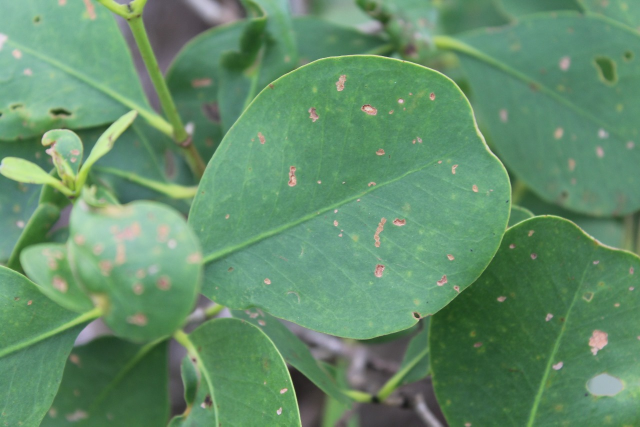
#> input picture uploaded_image.png, 1280 x 853 px (shown at 1/2 size)
$ python -i ekstraksiBentuk.py   (imports and definitions only)   (older library calls are emulated)
#> lines starting #> are read from the running program, lines starting #| are printed output that depends on the picture; after the words box and inside, x2 and y2 are one past the last pixel; in counts of white or black regions, pixels touching at a corner belong together
#> further down, picture is the input picture: shape (853, 1280, 3); mean B, G, R 106.1, 141.9, 98.6
import cv2
import numpy as np
from skimage import exposure
import os
from scipy.spatial import distance

def ekstrakBentuk(image):
    # Load the image in grayscale
    resized_image = cv2.resize(image, (512, 512))  # Resize the image to 512x512
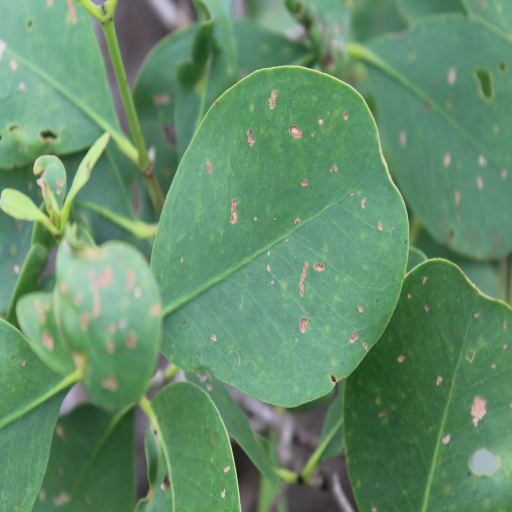
#> resized_image: shape (512, 512, 3); mean B, G, R 106, 141.7, 98.5
    imageGray = cv2.cvtColor(resized_image, cv2.COLOR_BGR2GRAY)
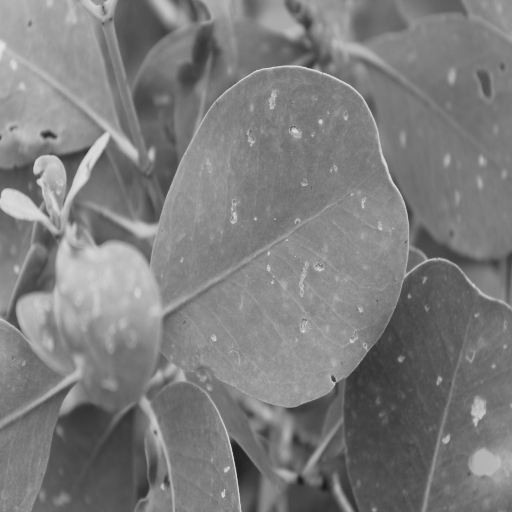
#> imageGray: shape (512, 512); min 27, max 228, mean 124.7


    # Apply Gaussian Blur to reduce noise
    blurred_image = cv2.GaussianBlur(imageGray, (5, 5), 0)

    # Apply histogram equalization to improve contrast
    equalized_image = exposure.equalize_hist(blurred_image)
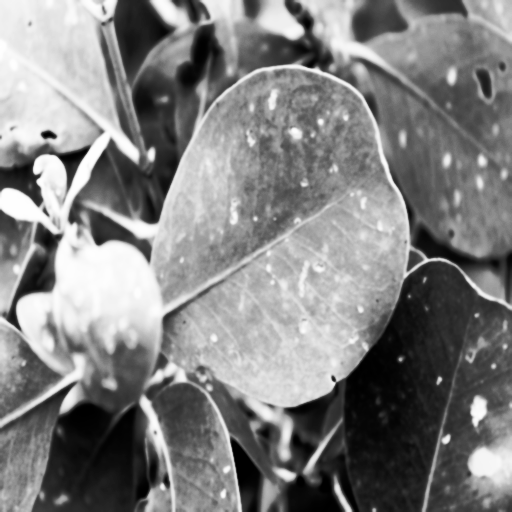
#> equalized_image: shape (512, 512) float64; min 1.14e-05, max 1, mean 0.505
    equalized_image = (equalized_image * 255).astype(np.uint8)

    # Apply Sobel operator to detect edges
    sobel_x = cv2.Sobel(equalized_image, cv2.CV_64F, 1, 0, ksize=5)
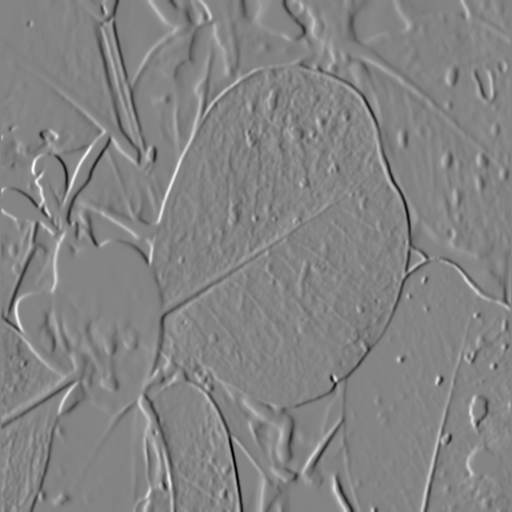
#> sobel_x: shape (512, 512) float64; min -10382, max 9644, mean -11.7; drawn with min black and max white
    sobel_y = cv2.Sobel(equalized_image, cv2.CV_64F, 0, 1, ksize=5)
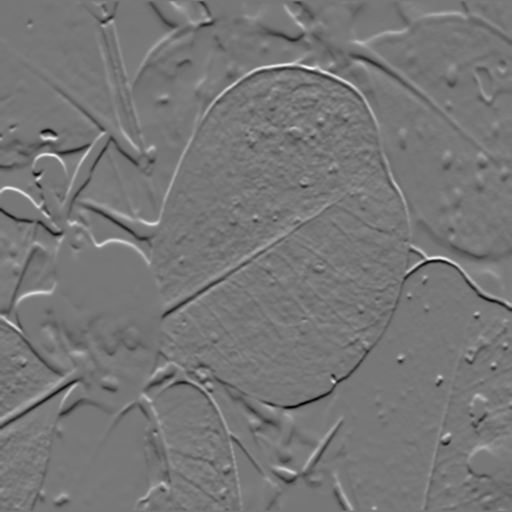
#> sobel_y: shape (512, 512) float64; min -8612, max 9767, mean -21.3; drawn with min black and max white
    sobel = np.hypot(sobel_x, sobel_y)
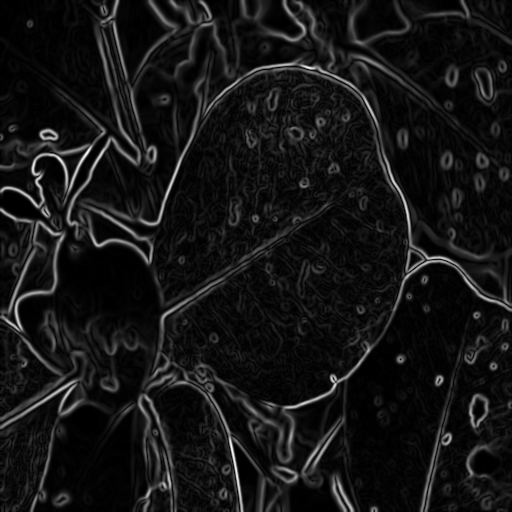
#> sobel: shape (512, 512) float64; min 0, max 10921.6, mean 909.5; drawn with min black and max white
    sobel = np.uint8(sobel / np.max(sobel) * 255)

    # Find contours in the Sobel image
    contours, _ = cv2.findContours(sobel, cv2.RETR_EXTERNAL, cv2.CHAIN_APPROX_SIMPLE)
#> contours = 2 contours, 1 with area under 20; largest, box (x1, y1, x2, y2) and area: (0, 0, 512, 512) 259848

    # Assuming we are interested in the largest contour
    contour = max(contours, key=cv2.contourArea)
#> contour = contour of 651 points, box (x1, y1, x2, y2) (0, 0, 512, 512), area 259848

    # Calculate moments to find the centroid
    M = cv2.moments(contour)
#> M = moments, m00 259847.5, centre m10/m00, m01/m00 = (256.2, 255.7)
    if M["m00"] != 0:
        cx = int(M["m10"] / M["m00"])
#> cx = 256
        cy = int(M["m01"] / M["m00"])
#> cy = 255
    else:
        cx, cy = 0, 0

    # Calculate area
    area = M["m00"]
#> area = 259847.5

    # Calculate perimeter (length)
    perimeter = cv2.arcLength(contour, True)
#> perimeter = 2497.7

    # Calculate the major axis length
    distances = [distance.euclidean((cx, cy), point[0]) for point in contour]
#> distances = 651 values, max 361.3 at index 195, min 218.5 at index 109, mean 292.4
    major_axis_length = max(distances)
#> major_axis_length = 361.3

    # Calculate the minor axis length
    minor_axis_length = min(distances)
#> minor_axis_length = 218.5

    # Calculate diameter
    diameter = (major_axis_length + minor_axis_length) / 2
#> diameter = 289.9

    # Calculate shape factor
    shape_factor = (perimeter ** 2) / (4 * np.pi * area)
#> shape_factor = 1.91


    return major_axis_length, perimeter, diameter, area, shape_factor

>>> import cv2
>>> picture = cv2.imread('../uploaded_image.png')
>>> result = ekstrakBentuk(picture)
#> result = (361.3, 2497.7, 289.9, 259847.5, 1.91)
